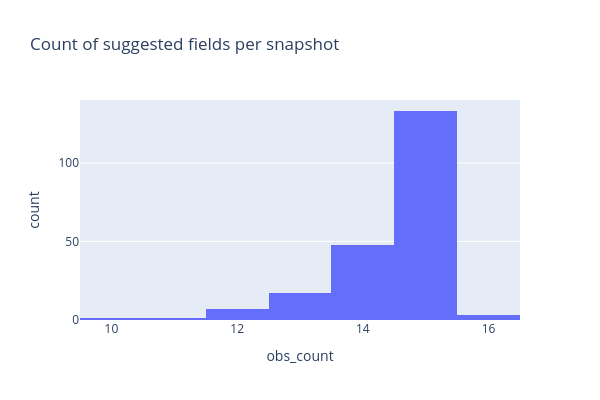

Notebook code cell kept with this figure:
### Code cell
fig = px.histogram(
    obs_count,
    x="obs_count",
    width=600,
    height=400,
    title="Count of suggested fields per snapshot",
)
fig.show()

### Figure 1 — Plotly figure (JSON) as saved in the notebook; plotly's stock layout.template omitted (floating-point values rounded to 4 significant figures; data arrays with more than 128 entries replaced by an {"elided": "..."} marker saying what was removed)
{"data": [{"bingroup": "x", "hovertemplate": "obs_count=%{x}<br>count=%{y}<extra></extra>", "legendgroup": "", "marker": {"color": "#636efa", "pattern": {"shape": ""}}, "name": "", "orientation": "v", "showlegend": false, "type": "histogram", "x": {"elided": "210 int values"}, "xaxis": "x", "yaxis": "y"}], "layout": {"barmode": "relative", "height": 400, "legend": {"tracegroupgap": 0}, "title": {"text": "Count of suggested fields per snapshot"}, "width": 600, "xaxis": {"anchor": "y", "autorange": true, "domain": [0, 1], "range": [9.5, 16.5], "title": {"text": "obs_count"}, "type": "linear"}, "yaxis": {"anchor": "x", "autorange": true, "domain": [0, 1], "range": [0, 140], "title": {"text": "count"}}}}
